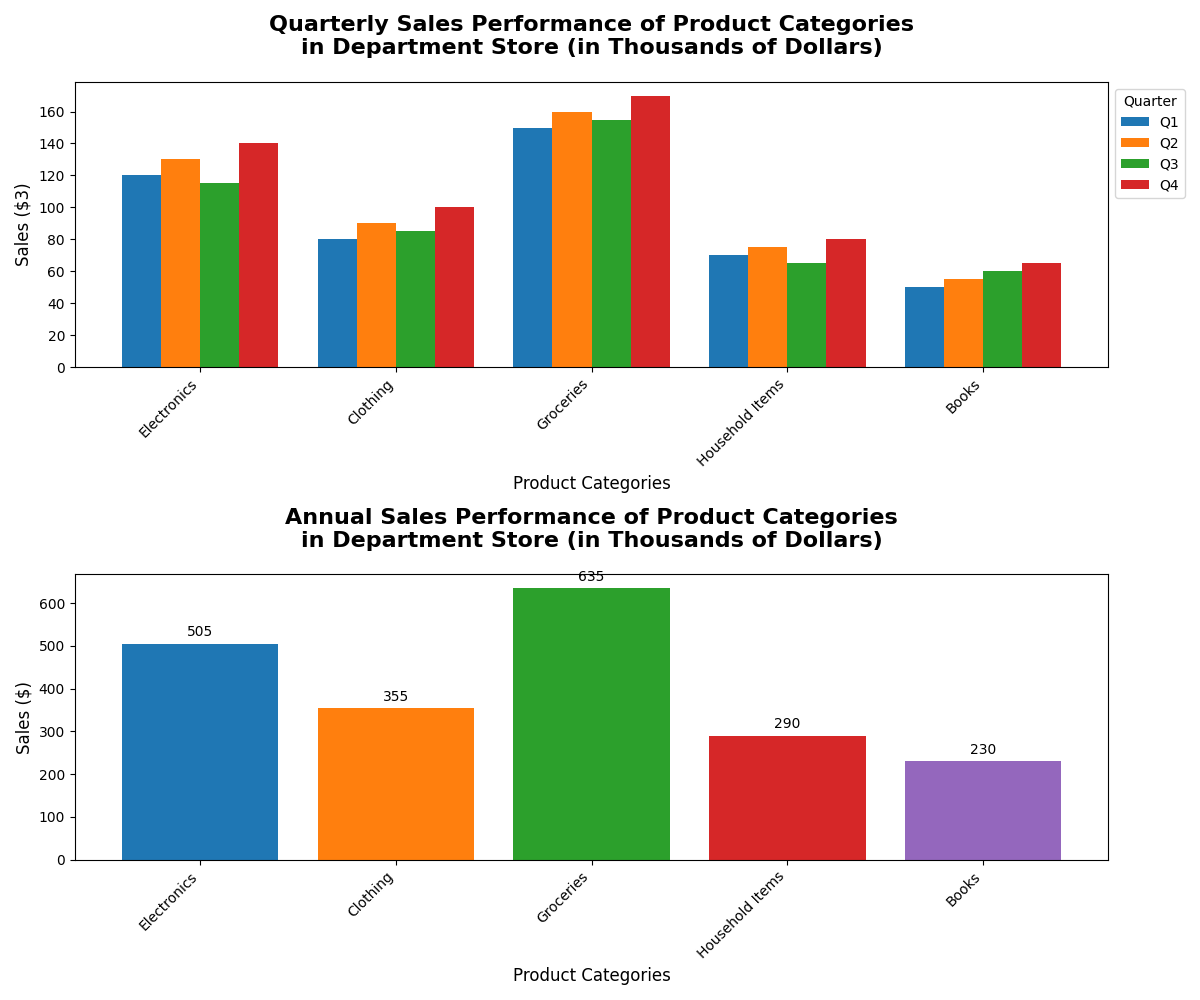

Recreate this plot in Python.
import matplotlib.pyplot as plt
import numpy as np

# Establish the backstory: Sales Performance of Different Product Categories in a Department Store Over Four Quarters
# Product categories: Electronics, Clothing, Groceries, Household Items, Books
# Quarters: Q1, Q2, Q3, Q4

# Define categories and quarters
categories = ['Electronics', 'Clothing', 'Groceries', 'Household Items', 'Books']
quarters = ['Q1', 'Q2', 'Q3', 'Q4']

# Sales data (in thousands of dollars) for each category over the quarters
sales_data = np.array([
    [120, 130, 115, 140],  # Electronics
    [80, 90, 85, 100],     # Clothing
    [150, 160, 155, 170],  # Groceries
    [70, 75, 65, 80],      # Household Items
    [50, 55, 60, 65],      # Books
])

# Create a figure with subplots
fig, (ax1, ax2) = plt.subplots(2, 1, figsize=(12, 10))

# Plot the bar chart for each quarter

bar_width = 0.2
bar_positions = np.arange(len(categories))

for i, quarter in enumerate(quarters):
    ax1.bar(bar_positions + i * bar_width, sales_data[:, i], width=bar_width, label=quarter)

# Set title, labels, and tick positions
ax1.set_title('Quarterly Sales Performance of Product Categories\nin Department Store (in Thousands of Dollars)', fontsize=16, fontweight='bold', pad=20)
ax1.set_xlabel('Product Categories', fontsize=12)
ax1.set_ylabel('Sales ($3)', fontsize=12)
ax1.set_xticks(bar_positions + bar_width * 1.5)
ax1.set_xticklabels(categories, rotation=45, ha='right', fontsize=10)

# Add a legend to the bar chart
ax1.legend(title='Quarter', loc='upper left', bbox_to_anchor=(1, 1))

# Aggregate annual sales for each category
annual_sales = np.sum(sales_data, axis=1)

# Plot the bar chart for annual sales
ax2.bar(categories, annual_sales, color=['#1f77b4', '#ff7f0e', '#2ca02c', '#d62728', '#9467bd'])

# Annotate each bar (annual sales) with the total amount
for idx, category in enumerate(categories):
    ax2.annotate(f'{annual_sales[idx]:,}', 
                 xy=(idx, annual_sales[idx]), 
                 xytext=(0, 3),
                 textcoords="offset points",
                 ha='center', va='bottom', fontsize=10, color='black')

# Set title, labels, and tick positions for annual sales chart
ax2.set_title('Annual Sales Performance of Product Categories\nin Department Store (in Thousands of Dollars)', fontsize=16, fontweight='bold', pad=20)
ax2.set_xlabel('Product Categories', fontsize=12)
ax2.set_ylabel('Sales ($)', fontsize=12)
ax2.set_xticklabels(categories, rotation=45, ha='right', fontsize=10)

# Use tight layout to prevent overlapping and improve layout
plt.tight_layout()

# Display the plot
plt.show()
